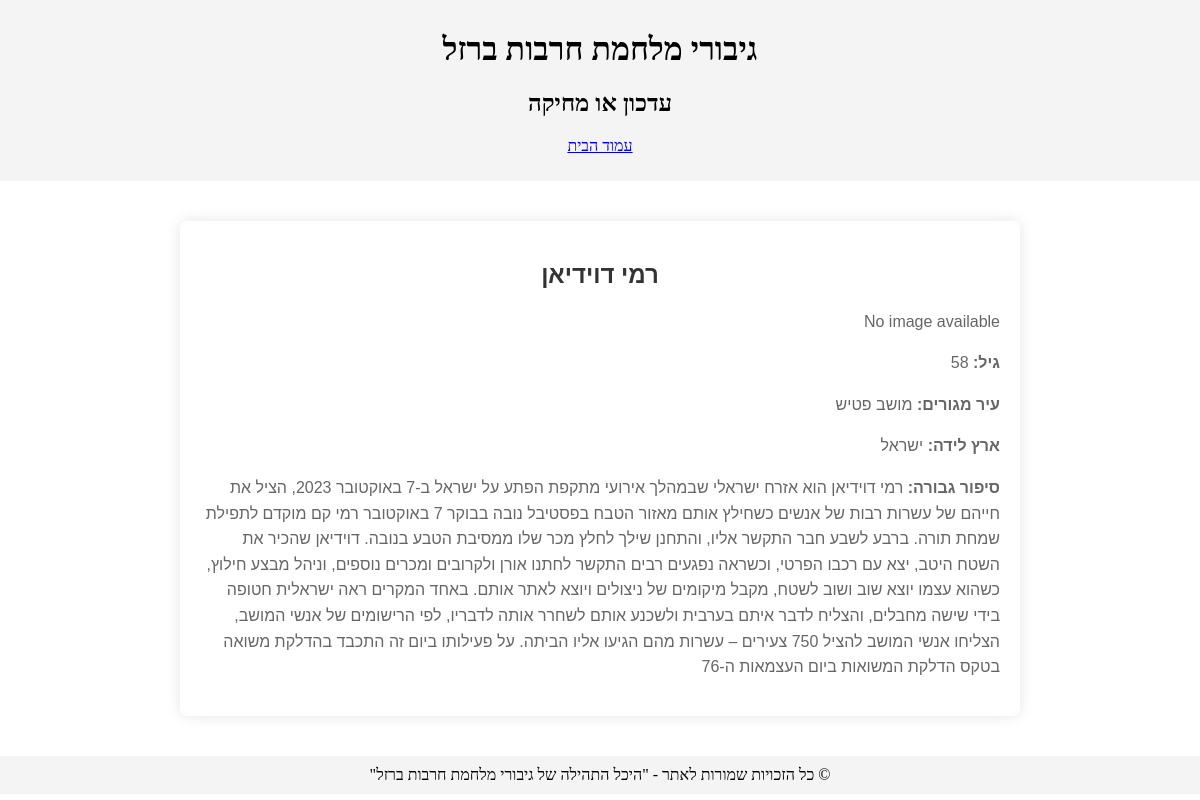
Page /hero/6/ on the committed database.
### ironSwordsApp/models.py (models this page shows, shortened)
class Hero(models.Model):
    user = models.ForeignKey(User, on_delete=models.CASCADE)
    first_name = models.CharField(max_length=100)
    last_name = models.CharField(max_length=100)
    age = models.IntegerField()
    hometown = models.CharField(max_length=100)
    country_of_birth = models.CharField(max_length=100)
    hero_story = models.TextField()
    image = models.ImageField(upload_to='heroes_images/', blank=True, null=True)

### ironSwordsApp/views.py (the view)
# urls.py: path('hero/<int:hero_id>/', views.hero_detail, name='hero_detail'),
def hero_detail(request, hero_id):
    hero = get_object_or_404(Hero, id=hero_id)
    return render(request, 'hero_detail.html', {'hero': hero})

### ironSwordsApp/templates/hero_detail.html (shortened to what this page needs)
{% extends 'base.html' %}
{% block content %}
<!DOCTYPE html>
<html lang="en">
<head>
</head>
<body>
    <div class="hero-detail">
        <h2>{{ hero.first_name }} {{ hero.last_name }}</h2>
        {% if hero.image %}
        <!--
            <img src="{{ hero.image.url }}" alt="{{ hero.first_name }} {{ hero.last_name }}" style="max-width: 100%; height: auto;">
        -->
            <p>{{ hero.image.url }}</p>
        {% else %}
            <p>No image available</p>
        {% endif %}
        <p><strong>גיל:</strong> {{ hero.age }}</p>
        <p><strong>עיר מגורים:</strong> {{ hero.hometown }}</p>
        <p><strong>ארץ לידה:</strong> {{ hero.country_of_birth }}</p>
        <p><strong>סיפור גבורה:</strong> {{ hero.hero_story }}</p>
    </div>
</body>
</html>
{% endblock %}

### ironSwordsApp/templates/base.html (style rules this page uses)
body { font-family: Times New Roman, sans-serif; text-align: right; margin: 0; padding: 0; }

### ironSwordsApp/templates/hero_detail.html (style rules this page uses)
.hero-detail { max-width: 800px; margin: 20px auto; padding: 20px; background-color: rgba(255, 255, 255, 0.9); border-radius: 8px; box-shadow: 0 0 15px rgba(0, 0, 0, 0.1); font-family: Arial, sans-serif; }
.hero-detail h2 { text-align: center; color: #333; }
.hero-detail p { line-height: 1.6; color: #666; }

### rows in the picture
Hero: first_name "רמי", last_name "דוידיאן", age "58", hometown "מושב פטיש", country_of_birth "ישראל", hero_story "רמי דוידיאן הוא אזרח ישראלי שבמהלך אירועי מתקפת הפתע על ישראל ב-7 באוקטובר 2023, הציל את חייהם של עשרות רבות של אנשים כשחילץ אותם מאזור הטבח בפסטיבל נובה בבוקר 7 באוקטובר רמי קם מוקדם לתפילת שמחת תורה. ברבע לשבע חבר התקשר אליו, והתחנן שילך לחלץ מכר שלו ממסיבת הטבע בנובה. דוידיאן שהכיר את השטח היטב, יצא עם רכבו הפרטי, וכשראה נפגעים רבים התקשר לחתנו אורן ולקרובים ומכרים נוספים, וניהל מבצע חילוץ, כשהוא עצמו יוצא שוב ושוב לשטח, מקבל מיקומים של ניצולים ויוצא לאתר אותם. באחד המקרים ראה ישראלית חטופה בידי שישה מחבלים, והצליח לדבר איתם בערבית ולשכנע אותם לשחרר אותה לדבריו, לפי הרישומים של אנשי המושב, הצליחו אנשי המושב להציל 750 צעירים – עשרות מהם הגיעו אליו הביתה. על פעילותו ביום זה התכבד בהדלקת…"
